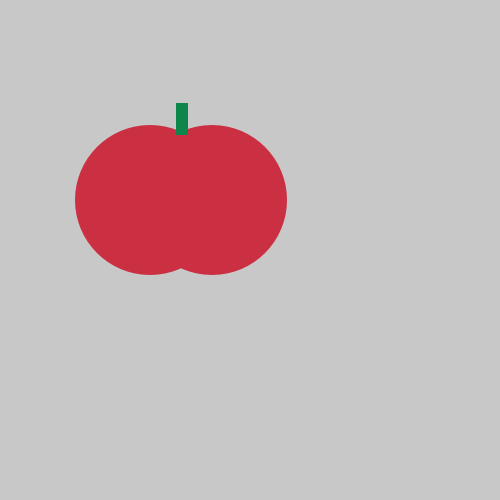
Frame 1 (no input)
Frame 60 (the mouse pressed at the canvas centre just before this capture): identical to frame 1, image omitted
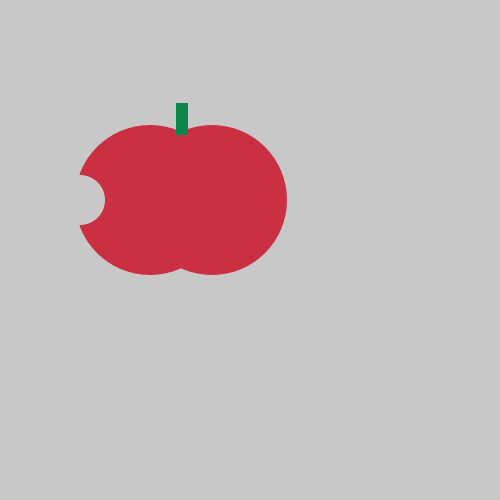
Frame 120 (the mouse held since frame 60 and released just before this capture)

The Processing sketch that drew these frames (run headless with seeded random() and noise(); from frame 60 on, the mouse is pressed at the canvas centre):

// Processing sketch: TastyTomato
// ── TastyTomato.pde
void setup() {
  size(500, 500);
}
void draw() {
  background(200, 200, 200);
  noStroke();
  fill(203, 47, 66);
  ellipse(150, 200, 150, 150);
  fill(203, 47, 66);
  ellipse(212, 200, 150, 150);
  fill(14, 134, 75);
  rect(176, 103, 12, 32);
  if(mousePressed) {
   fill(200, 200, 200);
   ellipse(80, 200, 50, 50); 
  }
}
